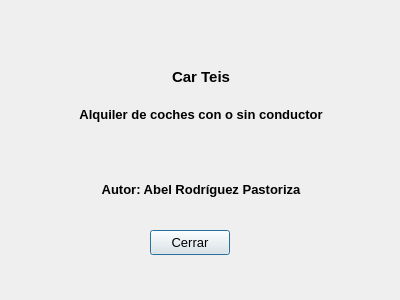
<?xml version="1.0" encoding="UTF-8"?>
<ui version="4.0">
 <class>dlgAbout</class>
 <widget class="QDialog" name="dlgAbout">
  <property name="windowModality">
   <enum>Qt::ApplicationModal</enum>
  </property>
  <property name="geometry">
   <rect>
    <x>0</x>
    <y>0</y>
    <width>400</width>
    <height>300</height>
   </rect>
  </property>
  <property name="minimumSize">
   <size>
    <width>400</width>
    <height>300</height>
   </size>
  </property>
  <property name="maximumSize">
   <size>
    <width>400</width>
    <height>300</height>
   </size>
  </property>
  <property name="windowTitle">
   <string>Acerca de...</string>
  </property>
  <property name="windowIcon">
   <iconset>
    <normaloff>img/logo.ico</normaloff>img/logo.ico</iconset>
  </property>
  <property name="modal">
   <bool>true</bool>
  </property>
  <widget class="QPushButton" name="btnCerrar">
   <property name="geometry">
    <rect>
     <x>150</x>
     <y>230</y>
     <width>80</width>
     <height>25</height>
    </rect>
   </property>
   <property name="sizePolicy">
    <sizepolicy hsizetype="Ignored" vsizetype="Fixed">
     <horstretch>0</horstretch>
     <verstretch>0</verstretch>
    </sizepolicy>
   </property>
   <property name="minimumSize">
    <size>
     <width>80</width>
     <height>25</height>
    </size>
   </property>
   <property name="maximumSize">
    <size>
     <width>80</width>
     <height>25</height>
    </size>
   </property>
   <property name="font">
    <font>
     <pointsize>10</pointsize>
    </font>
   </property>
   <property name="text">
    <string>Cerrar</string>
   </property>
   <property name="autoDefault">
    <bool>true</bool>
   </property>
  </widget>
  <widget class="QWidget" name="layoutWidget">
   <property name="geometry">
    <rect>
     <x>0</x>
     <y>20</y>
     <width>402</width>
     <height>188</height>
    </rect>
   </property>
   <layout class="QGridLayout" name="gridLayout">
    <property name="horizontalSpacing">
     <number>2</number>
    </property>
    <property name="verticalSpacing">
     <number>0</number>
    </property>
    <item row="0" column="0">
     <widget class="QLabel" name="lblLogo">
      <property name="text">
       <string/>
      </property>
      <property name="pixmap">
       <pixmap>../img/car-side-view-in-a-rounded-square_icon-icons.com_70773.svg</pixmap>
      </property>
      <property name="alignment">
       <set>Qt::AlignCenter</set>
      </property>
     </widget>
    </item>
    <item row="1" column="0">
     <widget class="QLabel" name="lblNombreprograma">
      <property name="minimumSize">
       <size>
        <width>140</width>
        <height>20</height>
       </size>
      </property>
      <property name="font">
       <font>
        <pointsize>11</pointsize>
        <weight>75</weight>
        <bold>true</bold>
       </font>
      </property>
      <property name="text">
       <string>Car Teis</string>
      </property>
      <property name="alignment">
       <set>Qt::AlignCenter</set>
      </property>
      <property name="margin">
       <number>-3</number>
      </property>
     </widget>
    </item>
    <item row="2" column="0">
     <widget class="QLabel" name="lblMotivo">
      <property name="minimumSize">
       <size>
        <width>400</width>
        <height>20</height>
       </size>
      </property>
      <property name="font">
       <font>
        <pointsize>10</pointsize>
        <weight>75</weight>
        <bold>true</bold>
       </font>
      </property>
      <property name="text">
       <string>Alquiler de coches con o sin conductor</string>
      </property>
      <property name="alignment">
       <set>Qt::AlignCenter</set>
      </property>
      <property name="margin">
       <number>-3</number>
      </property>
     </widget>
    </item>
    <item row="3" column="0">
     <widget class="QLabel" name="lblVersion">
      <property name="minimumSize">
       <size>
        <width>140</width>
        <height>20</height>
       </size>
      </property>
      <property name="font">
       <font>
        <pointsize>11</pointsize>
        <weight>75</weight>
        <bold>true</bold>
       </font>
      </property>
      <property name="text">
       <string/>
      </property>
      <property name="alignment">
       <set>Qt::AlignCenter</set>
      </property>
      <property name="margin">
       <number>-3</number>
      </property>
     </widget>
    </item>
    <item row="4" column="0">
     <widget class="QLabel" name="lblAutor">
      <property name="minimumSize">
       <size>
        <width>140</width>
        <height>20</height>
       </size>
      </property>
      <property name="font">
       <font>
        <pointsize>10</pointsize>
        <weight>75</weight>
        <bold>true</bold>
       </font>
      </property>
      <property name="text">
       <string>Autor: Abel Rodríguez Pastoriza</string>
      </property>
      <property name="alignment">
       <set>Qt::AlignCenter</set>
      </property>
      <property name="margin">
       <number>-3</number>
      </property>
     </widget>
    </item>
   </layout>
  </widget>
 </widget>
 <resources/>
 <connections/>
</ui>
